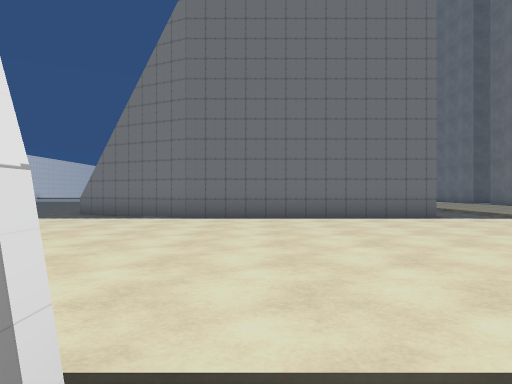
view 1 (above)

24 first-person views from a walk through a 3-D level made in the Unity game engine. The camera is 1.3 m above the floor, looks level and sees 70° across. The floor is counted in squares, 2 m on a side. Each view is taken from the middle of a square. On the plan, view 1 faces up. The plan holds only what a view shows up to about 11 squares ahead; the rest is blank. The place goes on beyond the plan. The player is left out. Some surface patterns are stand-ins.

view 2
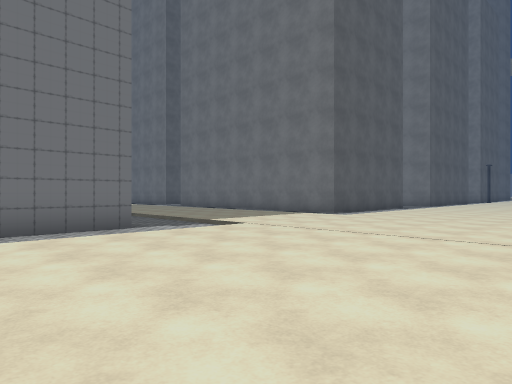

view 3
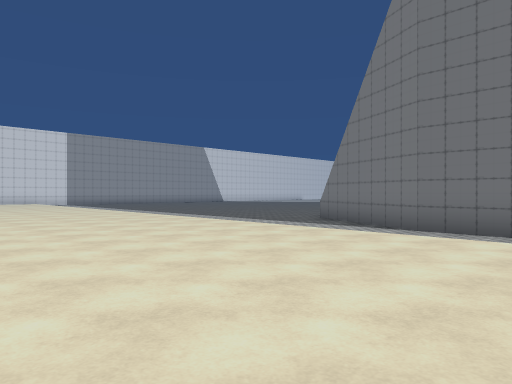

view 4
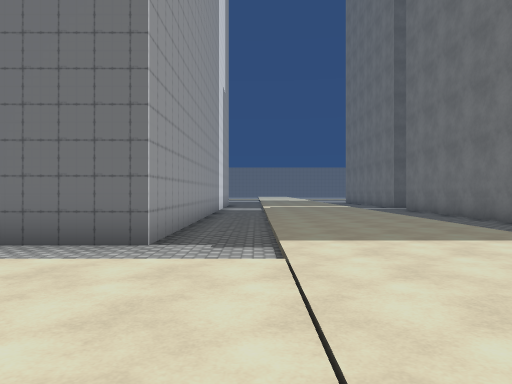

view 5
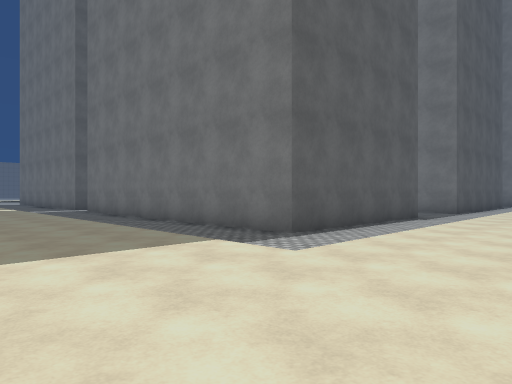

view 6
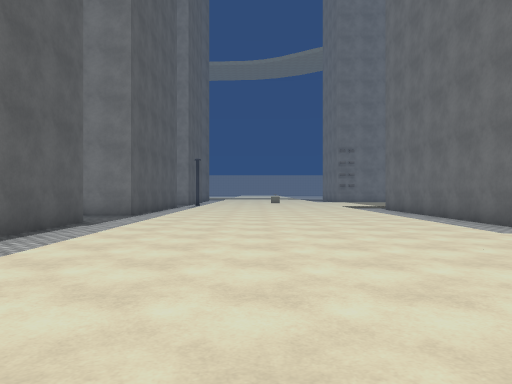

view 7
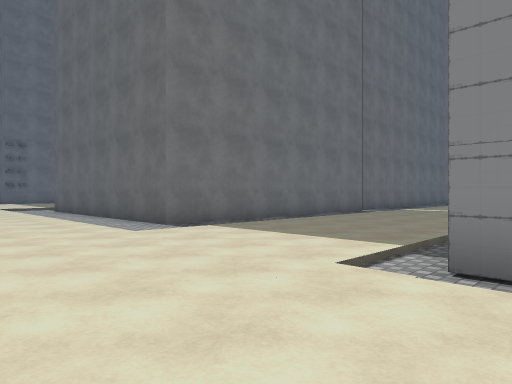

view 8
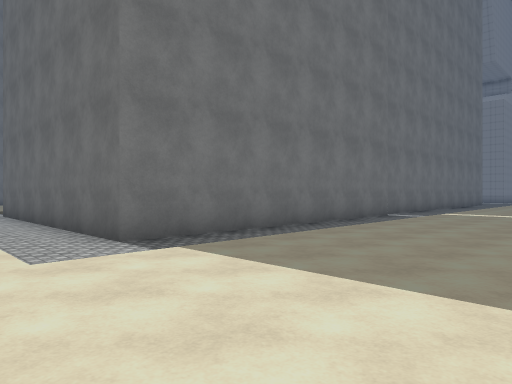

view 9
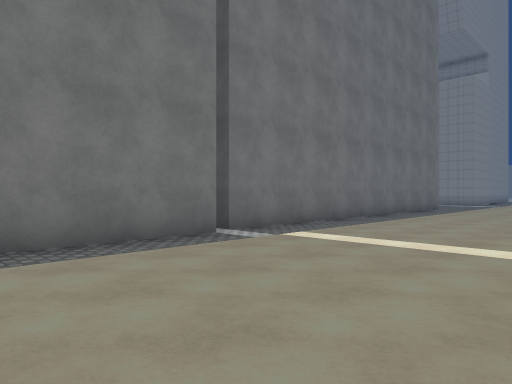

view 10
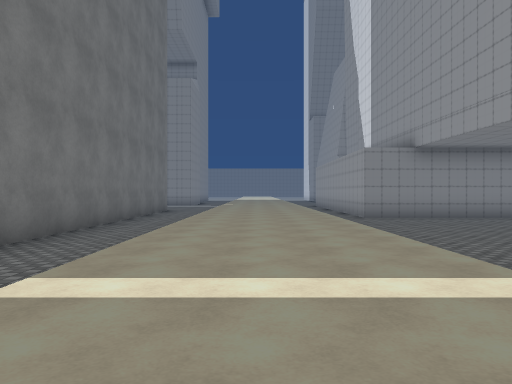

view 11
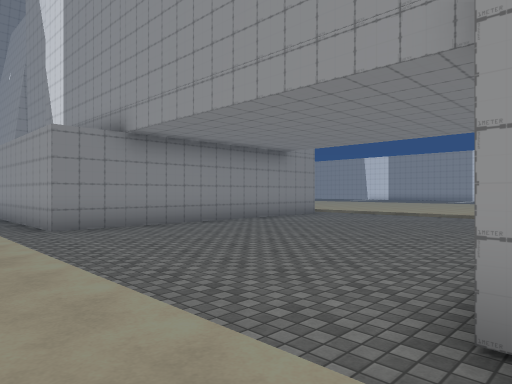

view 12
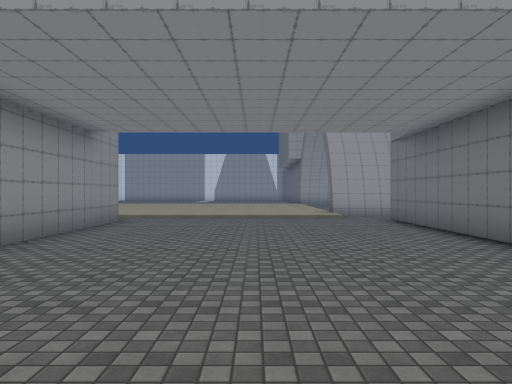

view 13
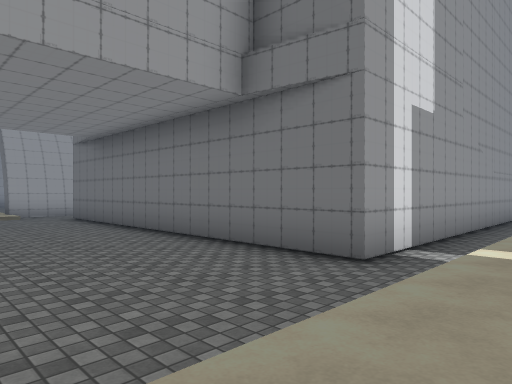

view 14
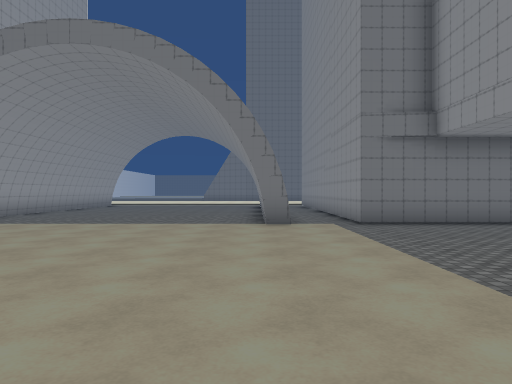

view 15
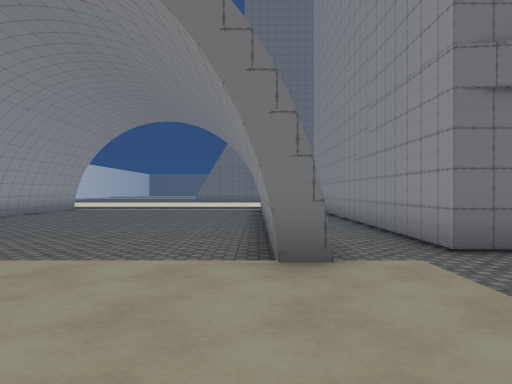

view 16
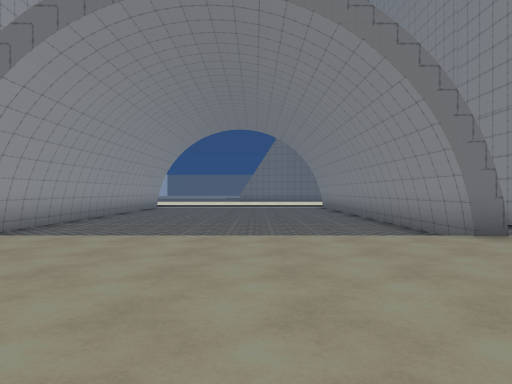

view 17
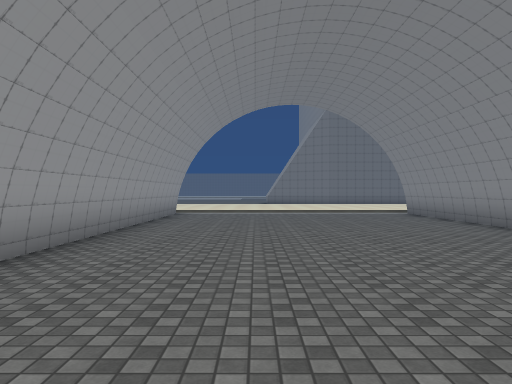

view 18
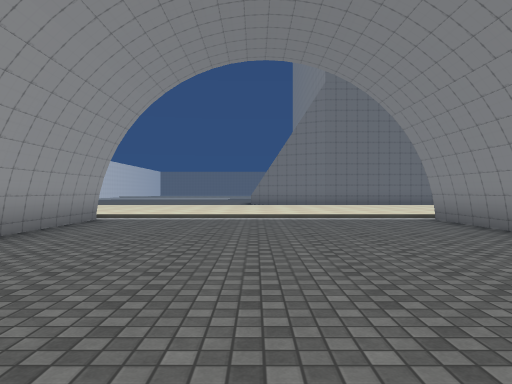

view 19
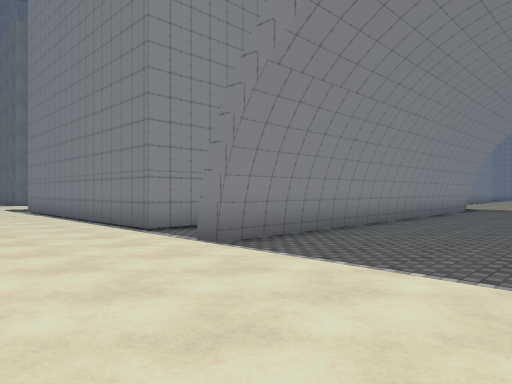

view 20
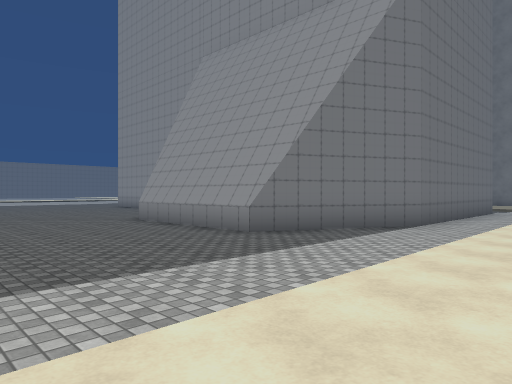

view 21
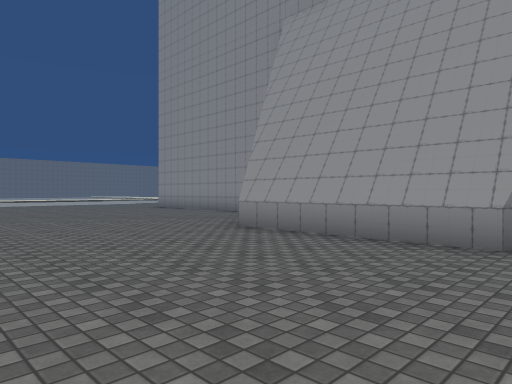

view 22
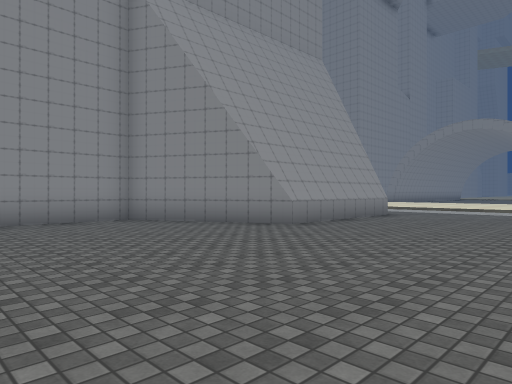

view 23
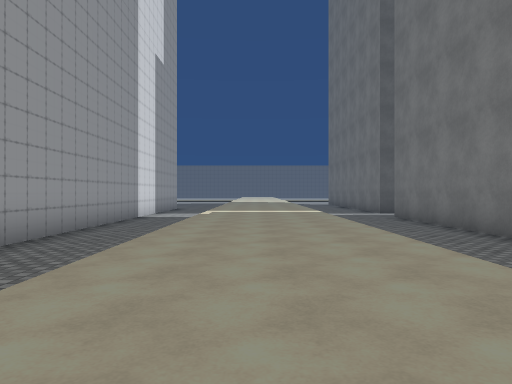

view 24
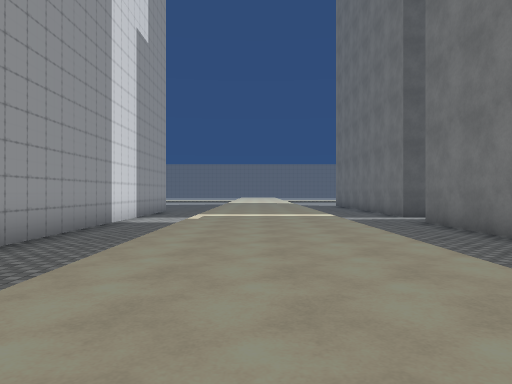

### Floor plan
Key: @ floor where view 1 was taken; # wall or solid block; . main floor; : floor 0.25 m higher than the main floor; / step, stairs or slope.
Columns run from 10 left of view 1 to 24 right of it. Each row starts with its distance up from view 1.
 21 .....         #..:::/..#
 20 ........#     #..:::/...
 19 ........#     #..:::/..
 18 ........#     #..:::/.#
 17  .......#     #..:::/.#
 16  .....###     #..:::/.#
 15  ....##       #..:::/.#
 14  ....#        #..:::/.#
 13 .....#        #..:::/.#
 12 .....#        #..:::/.#
 11 .....##       #..:::/.#
 10 ......###     #..:::/.##   ##..
  9 ........#######..:::/..#####...
  8 .................:::/..........
  7 :::::::::::::::::::::::::::::::
  6 :::::::::::::::::::::::::::::::
  5 :::::::::::::::::::::::::::::::
  4 :::::::::::::::::::::::::::::::
  3    ::::::::::::::::::::::::::::
  2  ::::::::::::::::: :::::::::::::
  1  ///////////////// ///:::///////
  0  #.......#@.######  #/:::.........
 -1  #.......#  #        /:::..########
 -2  #.......#           /:::..#
 -3  #.......#          #/:::..#
 -4  #.......#  #       # :::..#
 -5  #.......# .#       #/:::..#
 -6  #.......# .#       #/:::..#
 -7  #.......# .#       #/:::..#
 -8  #.......#..#       #/:::..#
 -9  #.......#..#       #/:::..#
-10  #.......#..#########/:::..#
-11   .......#.........../:::..#
-12   :::::::::........../:::..#
-13    ::::::::........../:::..#
-14     :::::::........../:::..#
-15     :::::::........../:::..#
-16      ::::::........../:::..#
-17       :::::........../:::..#
-18         :::.#########/:::..#
-19          :          #
-20                     #

Positions as (right, up) in squares from view 1, and headings:
1: (0, 0), facing up
2: (1, 2), facing up-right
3: (1, 2), facing up-left
4: (6, 4), facing up
5: (7, 5), facing up-right
6: (9, 5), facing right
7: (9, 4), facing down-right
8: (11, 2), facing down-right
9: (11, -5), facing down-right
10: (13, -7), facing down
11: (12, -10), facing down-left
12: (11, -14), facing left
13: (12, -14), facing up-left
14: (-1, -19), facing up
15: (-1, -15), facing up
16: (-4, -17), facing up
17: (-6, -12), facing up
18: (-5, -8), facing up
19: (-5, 4), facing down-right
20: (-10, 6), facing up-right
21: (-10, 10), facing up-right
22: (-10, 21), facing down-right
23: (8, 8), facing up
24: (8, 10), facing up
